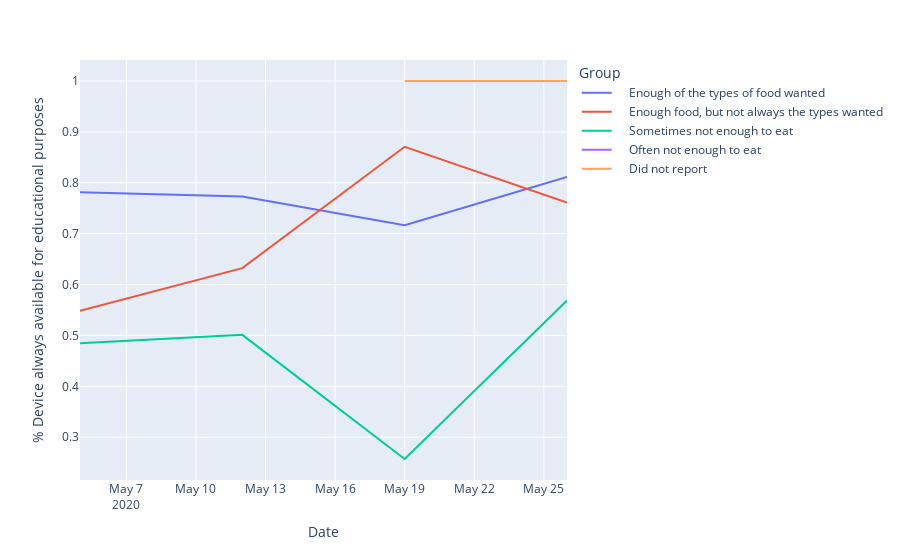

Notebook code cell kept with this figure:
### Code cell
food_df["% Device always available for educational purposes"] = food_df["Device always available for educational purposes"]/food_df["Total"]

fig = px.line(food_df[food_df["Location"] == "WA"], x = "Date", y = "% Device always available for educational purposes", color = "Group")
fig.show()

### Figure 1 — Plotly figure (JSON) as saved in the notebook; plotly's stock layout.template omitted (floating-point values rounded to 4 significant figures)
{"data": [{"hovertemplate": "Group=    Enough of the types of food wanted<br>Date=%{x}<br>% Device always available for educational purposes=%{y}<extra></extra>", "legendgroup": "    Enough of the types of food wanted", "line": {"color": "#636efa", "dash": "solid"}, "mode": "lines", "name": "    Enough of the types of food wanted", "orientation": "v", "showlegend": true, "type": "scatter", "x": ["2020-05-05", "2020-05-12", "2020-05-19", "2020-05-26"], "xaxis": "x", "y": [0.7815, 0.7732, 0.7168, 0.8113], "yaxis": "y"}, {"hovertemplate": "Group=    Enough food, but not always the types wanted<br>Date=%{x}<br>% Device always available for educational purposes=%{y}<extra></extra>", "legendgroup": "    Enough food, but not always the types wanted", "line": {"color": "#EF553B", "dash": "solid"}, "mode": "lines", "name": "    Enough food, but not always the types wanted", "orientation": "v", "showlegend": true, "type": "scatter", "x": ["2020-05-05", "2020-05-12", "2020-05-19", "2020-05-26"], "xaxis": "x", "y": [0.5486, 0.6323, 0.8708, 0.7612], "yaxis": "y"}, {"hovertemplate": "Group=    Sometimes not enough to eat<br>Date=%{x}<br>% Device always available for educational purposes=%{y}<extra></extra>", "legendgroup": "    Sometimes not enough to eat", "line": {"color": "#00cc96", "dash": "solid"}, "mode": "lines", "name": "    Sometimes not enough to eat", "orientation": "v", "showlegend": true, "type": "scatter", "x": ["2020-05-05", "2020-05-12", "2020-05-19", "2020-05-26"], "xaxis": "x", "y": [0.4848, 0.5011, 0.2572, 0.5687], "yaxis": "y"}, {"hovertemplate": "Group=    Often not enough to eat<br>Date=%{x}<br>% Device always available for educational purposes=%{y}<extra></extra>", "legendgroup": "    Often not enough to eat", "line": {"color": "#ab63fa", "dash": "solid"}, "mode": "lines", "name": "    Often not enough to eat", "orientation": "v", "showlegend": true, "type": "scatter", "x": ["2020-05-05", "2020-05-12", "2020-05-19", "2020-05-26"], "xaxis": "x", "y": [1, null, null, 0.4406], "yaxis": "y"}, {"hovertemplate": "Group=    Did not report<br>Date=%{x}<br>% Device always available for educational purposes=%{y}<extra></extra>", "legendgroup": "    Did not report", "line": {"color": "#FFA15A", "dash": "solid"}, "mode": "lines", "name": "    Did not report", "orientation": "v", "showlegend": true, "type": "scatter", "x": ["2020-05-05", "2020-05-12", "2020-05-19", "2020-05-26"], "xaxis": "x", "y": [null, null, 1, 1], "yaxis": "y"}], "layout": {"autosize": true, "legend": {"title": {"text": "Group"}, "tracegroupgap": 0}, "margin": {"t": 60}, "xaxis": {"anchor": "y", "autorange": true, "domain": [0, 1], "range": ["2020-05-05", "2020-05-26"], "title": {"text": "Date"}, "type": "date"}, "yaxis": {"anchor": "x", "autorange": true, "domain": [0, 1], "range": [0.2159, 1.041], "title": {"text": "% Device always available for educational purposes"}, "type": "linear"}}}
